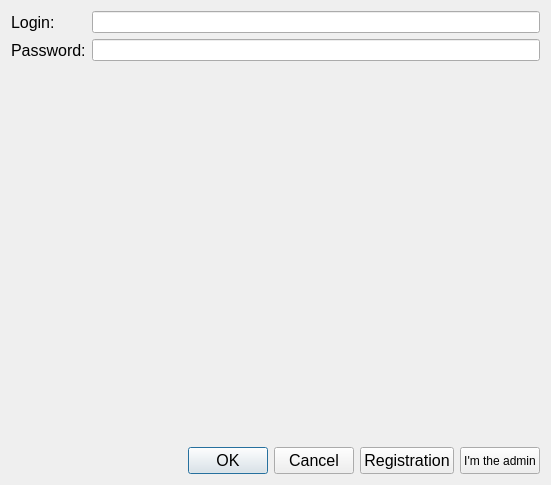
<?xml version="1.0" encoding="UTF-8"?>
<ui version="4.0">
 <class>LoginForm</class>
 <widget class="QWidget" name="LoginForm">
  <property name="geometry">
   <rect>
    <x>0</x>
    <y>0</y>
    <width>551</width>
    <height>485</height>
   </rect>
  </property>
  <property name="sizePolicy">
   <sizepolicy hsizetype="Expanding" vsizetype="Fixed">
    <horstretch>1</horstretch>
    <verstretch>1</verstretch>
   </sizepolicy>
  </property>
  <property name="minimumSize">
   <size>
    <width>0</width>
    <height>0</height>
   </size>
  </property>
  <property name="sizeIncrement">
   <size>
    <width>0</width>
    <height>0</height>
   </size>
  </property>
  <property name="windowTitle">
   <string>Form</string>
  </property>
  <layout class="QVBoxLayout" name="verticalLayout" stretch="0,0,0">
   <item>
    <layout class="QFormLayout" name="formLayout_4">
     <property name="fieldGrowthPolicy">
      <enum>QFormLayout::ExpandingFieldsGrow</enum>
     </property>
     <property name="labelAlignment">
      <set>Qt::AlignLeading|Qt::AlignLeft|Qt::AlignVCenter</set>
     </property>
     <item row="1" column="0">
      <widget class="QLabel" name="label_2">
       <property name="font">
        <font>
         <pointsize>12</pointsize>
        </font>
       </property>
       <property name="text">
        <string>Password:</string>
       </property>
      </widget>
     </item>
     <item row="0" column="0">
      <widget class="QLabel" name="label">
       <property name="sizePolicy">
        <sizepolicy hsizetype="Preferred" vsizetype="Preferred">
         <horstretch>0</horstretch>
         <verstretch>0</verstretch>
        </sizepolicy>
       </property>
       <property name="font">
        <font>
         <pointsize>12</pointsize>
        </font>
       </property>
       <property name="text">
        <string>Login:</string>
       </property>
      </widget>
     </item>
     <item row="1" column="1">
      <widget class="QLineEdit" name="passwordEdit">
       <property name="sizePolicy">
        <sizepolicy hsizetype="Expanding" vsizetype="Fixed">
         <horstretch>0</horstretch>
         <verstretch>0</verstretch>
        </sizepolicy>
       </property>
       <property name="text">
        <string/>
       </property>
       <property name="echoMode">
        <enum>QLineEdit::Password</enum>
       </property>
      </widget>
     </item>
     <item row="0" column="1">
      <widget class="QLineEdit" name="loginEdit">
       <property name="text">
        <string/>
       </property>
      </widget>
     </item>
    </layout>
   </item>
   <item>
    <spacer name="verticalSpacer_2">
     <property name="orientation">
      <enum>Qt::Vertical</enum>
     </property>
     <property name="sizeHint" stdset="0">
      <size>
       <width>20</width>
       <height>40</height>
      </size>
     </property>
    </spacer>
   </item>
   <item>
    <layout class="QHBoxLayout" name="horizontalLayout" stretch="0,0,0">
     <property name="sizeConstraint">
      <enum>QLayout::SetMaximumSize</enum>
     </property>
     <item>
      <widget class="QDialogButtonBox" name="buttonBox">
       <property name="sizePolicy">
        <sizepolicy hsizetype="Expanding" vsizetype="Preferred">
         <horstretch>0</horstretch>
         <verstretch>0</verstretch>
        </sizepolicy>
       </property>
       <property name="font">
        <font>
         <pointsize>12</pointsize>
        </font>
       </property>
       <property name="standardButtons">
        <set>QDialogButtonBox::Cancel|QDialogButtonBox::Ok</set>
       </property>
      </widget>
     </item>
     <item>
      <widget class="QPushButton" name="registrationPushButton">
       <property name="font">
        <font>
         <pointsize>12</pointsize>
        </font>
       </property>
       <property name="text">
        <string>Registration</string>
       </property>
      </widget>
     </item>
     <item>
      <widget class="QPushButton" name="adminPushButton">
       <property name="enabled">
        <bool>true</bool>
       </property>
       <property name="sizePolicy">
        <sizepolicy hsizetype="Fixed" vsizetype="Preferred">
         <horstretch>0</horstretch>
         <verstretch>0</verstretch>
        </sizepolicy>
       </property>
       <property name="minimumSize">
        <size>
         <width>0</width>
         <height>0</height>
        </size>
       </property>
       <property name="font">
        <font>
         <pointsize>9</pointsize>
        </font>
       </property>
       <property name="text">
        <string>I'm the admin</string>
       </property>
       <property name="iconSize">
        <size>
         <width>16</width>
         <height>16</height>
        </size>
       </property>
      </widget>
     </item>
    </layout>
   </item>
  </layout>
 </widget>
 <resources/>
 <connections/>
</ui>
